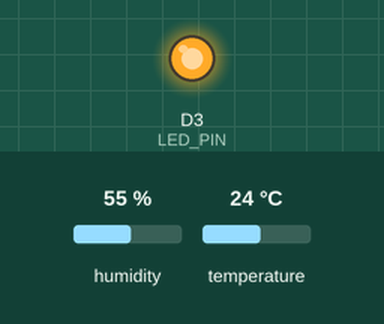
This program was run on a simulated Arduino Nano ESP32. Parts: output pins drawn as LEDs (lit = HIGH). The inputs (shaded band) are chosen by the test bench; at power-on: humidity 55 %, temperature 24 °C. WiFi joins after 1.5 s; servers stay silent unless stated; network time is answered at once with the bench clock; the local clock reads 2024-03-15 10:24:30 at power-on unless the program sets it; no MQTT or app messages arrive unless stated; what the program prints to the serial monitor is not drawn.

Above: at 8.2 s.
At 15.1 s:
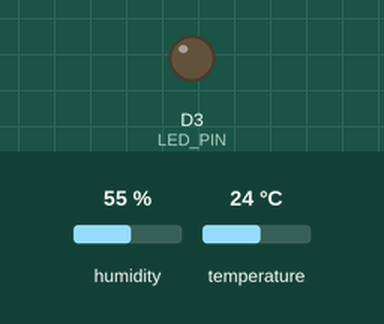
Timing chart, 0 to 21.2 s (numbered marks = the images above):
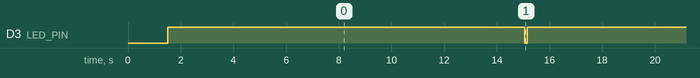

The program:

main.cpp
```cpp
#include <WiFi.h>
#include <WiFiClientSecure.h>
#include <PubSubClient.h>
#include <SimpleDHT.h>
#include <NTPClient.h>
#include <WiFiUdp.h>

// --- CONFIGURATION ---
const char* ssid = "my_ssid";
const char* password = "my_password";
const char* mqtt_server = "broker_ip";
const char* mqtt_topic = "sensor";

// --- TLS CERTIFICATES ---
// Paste your CA cert, device cert, and device private key in PEM format below.
// Using raw string literals (R"EOF(...)EOF") avoids having to escape line breaks.

const char* ca_cert = R"EOF(
-----BEGIN CERTIFICATE-----
<CA_CERTIFICATE>
-----END CERTIFICATE-----
)EOF";

const char* client_cert = R"EOF(
-----BEGIN CERTIFICATE-----
<CLIENT_CERTIFICATE>
-----END CERTIFICATE-----
)EOF";

const char* client_key = R"EOF(
-----BEGIN PRIVATE KEY-----
<CLIENT_PRIVATE_KEY>
-----END PRIVATE KEY-----
)EOF";


// --- DHT SETUP ---
const int pinDHT11 = D2;
SimpleDHT11 dht11;

WiFiClientSecure espClient;
PubSubClient client(espClient);

WiFiUDP ntpUDP;
NTPClient timeClient(ntpUDP, "pool.ntp.org", 0, 60000);

#define LED_PIN D3

void setup_wifi() {
  delay(10);
  WiFi.begin(ssid, password);
  while (WiFi.status() != WL_CONNECTED) {
    delay(500);
  }
}

// Sync system clock via NTP — required before TLS, so the
// certificate's validity period can be checked correctly.
void sync_time() {
  configTime(0, 0, "pool.ntp.org");
  time_t now = time(nullptr);
  while (now < 8 * 3600 * 2) { // wait until we get a sane epoch time
    delay(500);
    now = time(nullptr);
  }
}

void reconnect() {
  while (!client.connected()) {
    if (client.connect("ESP32Client")) {

    } else {
      delay(5000);
    }
  }
}

void setup() {
  Serial.begin(115200);
  setup_wifi();
  sync_time();

  // Configure TLS: verify the broker's cert against our CA,
  // and present our own client cert + key for mutual TLS.
  espClient.setCACert(ca_cert);
  espClient.setCertificate(client_cert);
  espClient.setPrivateKey(client_key);

  client.setServer(mqtt_server, 8883);
  pinMode(LED_PIN, OUTPUT);
  digitalWrite(LED_PIN, HIGH);

  // NTP setup
  timeClient.begin();
}

void loop() {
  if (!client.connected()) {
    reconnect();
  }
  client.loop();
  static unsigned long lastSend = 0;
  if (millis() - lastSend > 15000) { // every 15 seconds
    float temperature = 0.0;
    float humidity = 0.0;
    byte data[64] = {0};
    dht11.read2(pinDHT11, &temperature, &humidity, data);
    timeClient.update();
    unsigned long unixTime = timeClient.getEpochTime();
    if (isnan(humidity) || isnan(temperature)) {
      Serial.println("Failed to read from DHT sensor!");
    } else {
      char payload[124];
      snprintf(payload,
        sizeof(payload), "{\"measurement\":\"sensor_data\", \"tags\":{\"ID\":\"ESP32\"}, \"time\": %lu, \"fields\":{\"Temperature\": %.1f,\"Humidity\": %.1f}}",
        unixTime,
        temperature,
        humidity);
      client.publish(mqtt_topic, payload);
      Serial.println(payload);
    }
    // Blink LED once to indicate data sent
    digitalWrite(LED_PIN, LOW);   // LED on
    delay(100);                   // short blink
    digitalWrite(LED_PIN, HIGH);  // LED off
    lastSend = millis();
  }
}
```

Measured:
- by itself, D3 (LED_PIN): alternates HIGH for 15.0 s and LOW for 0.10 s
